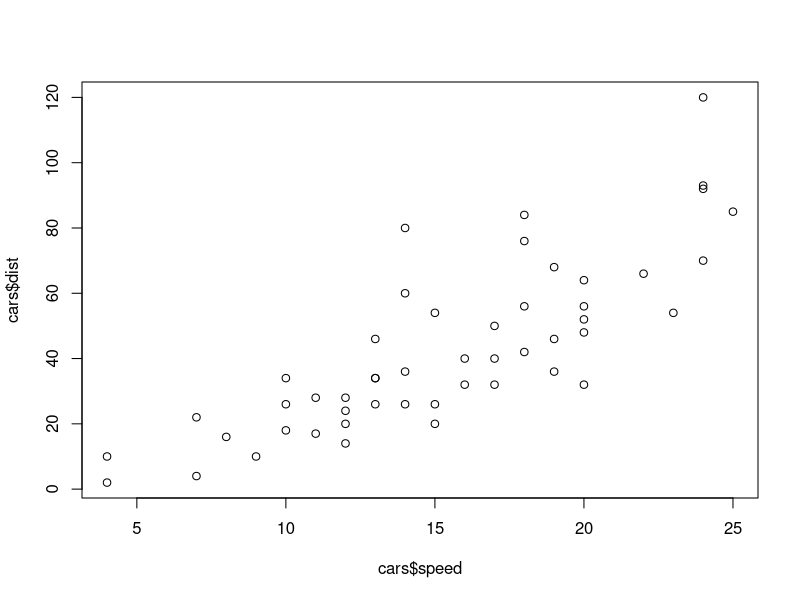
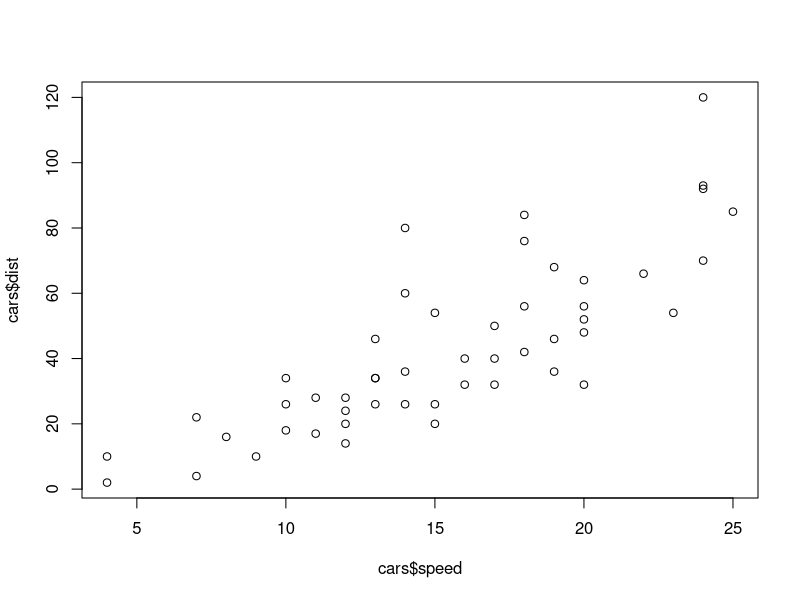

These figures' R source, in order:
#creat chart
thickness<-matrix(c(
  437.83,429.42,404.17,401.35,411.96,411.64,409.03,405.99,
  87.77,90.48,105.45,88.88,102.37,99.31,92.54,91.19,
  308.84,346.66,383.16,329.45,361.33,359.91,311.25,330.05,
  69.21,72.57,75.16,70.65,73.66,72.39,71.04,72.97
  
  
),byrow = T,ncol = 8)
dimnames(thickness)<- list(c("1","2","3","4"),c("Run1","Run2","Run3","Run4","Run5","Run6","Run7","Run8"))
I<- rep(1,4)
A<- rep(c(-1,1),2)
B<- c(rep(-1,2),rep(1,2))
AB <- A*B
Total<- apply(thickness,1,sum)
Average<- apply(thickness,1,mean)
Variance<- apply(thickness,1,var)
table<-cbind(I,A,B,AB,thickness,Total,Average,Variance)
table
#################
#Effect estimate_method1
n<-8
Aeff <-(Total %*% A)/(2*n)
Aeff
Beff <-(Total %*% B)/(2*n)
Beff
ABeff <-(Total %*% AB)/(2*n)
ABeff
############
#Standard error of effect
k<-2
IndexStart<-1
i<-seq(IndexStart,2^k)
i
Variance
sigma_square_hat<-sum(Variance[i]/(2^k))
sigma_square_hat

se_effect <-sqrt((sigma_square_hat)/(n*2^(k-2)))
se_effect
#########
#t ratio
A_t_ratio <- Aeff/se_effect
A_t_ratio 
B_t_ratio <- Beff/se_effect
B_t_ratio
AB_t_ratio <- ABeff/se_effect
AB_t_ratio


#######
#Convert chart in to matrix in longformat
install.packages("tidyverse")
library(tidyverse)
d1 <- table %>%
  as.tibble() %>% 
  select(I, A, B, AB, Run1, Run2, Run3, Run4, Run5, Run6, Run7, Run8) %>% 
  gather(key = "Run", value = "thickness", -I, -A, -B, -AB) %>%      mutate(A = factor(A, levels = c(1, -1)),                         
                                                                            B =factor(B, levels = c(1, -1)), 
                                                                            AB = factor(AB, levels = c(1, -1)))
options(contrasts=c("contr.sum","contr.poly"))
d2 <-d1[c(-5)]
d2
####################
#Linear regression 
thickness.lm <- lm(thickness ~ A * B, data = d1)
thickness.lm

plot(cars$speed, cars$dist)
abline(thickness.lm)
#############
t.test(subset(table,select=c(Run1,Run2,Run3,Run4,Run5,Run6,Run7,Run8),subset = (A==+1)),subset(table,select=c(Run1,Run2,Run3,Run4,Run5,Run6,Run7,Run8),subset = (A==-1)), mu=0)
t.test(subset(table,select=c(Run1,Run2,Run3,Run4,Run5,Run6,Run7,Run8),subset = (B==+1)),subset(table,select=c(Run1,Run2,Run3,Run4,Run5,Run6,Run7,Run8),subset = (B==-1)), mu=0)
t.test(subset(table,select=c(Run1,Run2,Run3,Run4,Run5,Run6,Run7,Run8),subset = (AB==+1)),subset(table,select=c(Run1,Run2,Run3,Run4,Run5,Run6,Run7,Run8),subset = (AB==-1)), mu=0)



#creat chart
thickness<-matrix(c(
  437.83,429.42,404.17,401.35,411.96,411.64,409.03,405.99,
  87.77,90.48,105.45,88.88,102.37,99.31,92.54,91.19,
  1133.57,1141.02,1129.27,1121.45,1110.35,1088.08,1085.89,1076.45,
  213.74,212.35,210.20,215.86,212.13,211.78,210.98,211.68
  
  
),byrow = T,ncol = 8)
dimnames(thickness)<- list(c("1","2","3","4"),c("Run1","Run2","Run3","Run4","Run5","Run6","Run7","Run8"))
I<- rep(1,4)
A<- rep(c(-1,1),2)
B<- c(rep(-1,2),rep(1,2))
AB <- A*B
Total<- apply(thickness,1,sum)
Average<- apply(thickness,1,mean)
Variance<- apply(thickness,1,var)
table<-cbind(I,A,B,AB,thickness,Total,Average,Variance)
table
#################
#Effect estimate_method1
n<-8
Aeff <-(Total %*% A)/(2*n)
Aeff
Beff <-(Total %*% B)/(2*n)
Beff
ABeff <-(Total %*% AB)/(2*n)
ABeff
############
#Standard error of effect
k<-2
IndexStart<-1
i<-seq(IndexStart,2^k)
i
Variance
sigma_square_hat<-sum(Variance[i]/(2^k))
sigma_square_hat

se_effect <-sqrt((sigma_square_hat)/(n*2^(k-2)))
se_effect
#########
#t ratio
A_t_ratio <- Aeff/se_effect
A_t_ratio 
B_t_ratio <- Beff/se_effect
B_t_ratio
AB_t_ratio <- ABeff/se_effect
AB_t_ratio


#######
#Convert chart in to matrix in longformat
install.packages("tidyverse")
library(tidyverse)
d1 <- table %>%
  as.tibble() %>% 
  select(I, A, B, AB, Run1, Run2, Run3, Run4, Run5, Run6, Run7, Run8) %>% 
  gather(key = "Run", value = "thickness", -I, -A, -B, -AB) %>%      mutate(A = factor(A, levels = c(1, -1)),                         
                                                                            B =factor(B, levels = c(1, -1)), 
                                                                            AB = factor(AB, levels = c(1, -1)))
options(contrasts=c("contr.sum","contr.poly"))
d2 <-d1[c(-5)]
d2
####################
#Linear regression 
thickness.lm <- lm(thickness ~ A * B, data = d1)
thickness.lm

plot(cars$speed, cars$dist)
abline(thickness.lm)
#############
t.test(subset(table,select=c(Run1,Run2,Run3,Run4,Run5,Run6,Run7,Run8),subset = (A==+1)),subset(table,select=c(Run1,Run2,Run3,Run4,Run5,Run6,Run7,Run8),subset = (A==-1)), mu=0)
t.test(subset(table,select=c(Run1,Run2,Run3,Run4,Run5,Run6,Run7,Run8),subset = (B==+1)),subset(table,select=c(Run1,Run2,Run3,Run4,Run5,Run6,Run7,Run8),subset = (B==-1)), mu=0)
t.test(subset(table,select=c(Run1,Run2,Run3,Run4,Run5,Run6,Run7,Run8),subset = (AB==+1)),subset(table,select=c(Run1,Run2,Run3,Run4,Run5,Run6,Run7,Run8),subset = (AB==-1)), mu=0)







